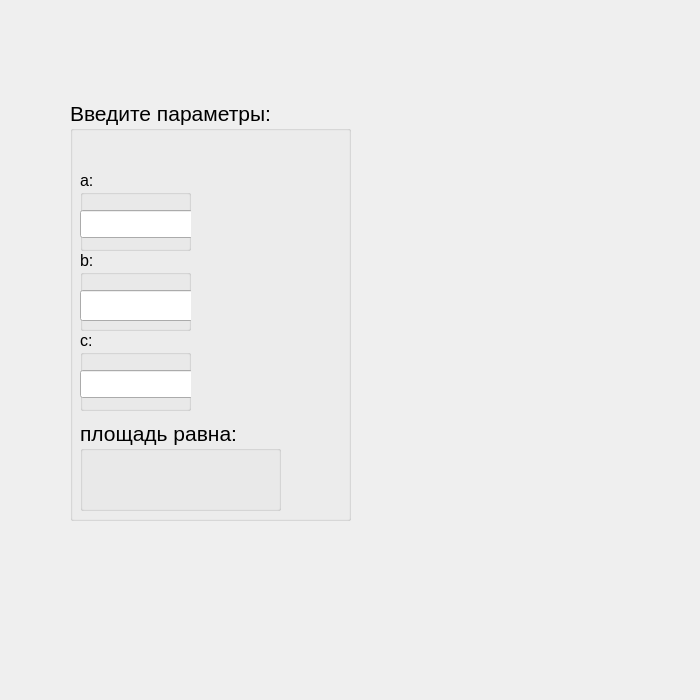
<?xml version="1.0" encoding="UTF-8"?>
<ui version="4.0">
 <class>Gerona</class>
 <widget class="QWidget" name="Gerona">
  <property name="geometry">
   <rect>
    <x>0</x>
    <y>0</y>
    <width>700</width>
    <height>700</height>
   </rect>
  </property>
  <property name="windowTitle">
   <string>Form</string>
  </property>
  <widget class="QGroupBox" name="groupBox">
   <property name="geometry">
    <rect>
     <x>70</x>
     <y>100</y>
     <width>281</width>
     <height>421</height>
    </rect>
   </property>
   <property name="font">
    <font>
     <pointsize>16</pointsize>
    </font>
   </property>
   <property name="title">
    <string>Введите параметры:</string>
   </property>
   <widget class="QGroupBox" name="groupBox_2">
    <property name="geometry">
     <rect>
      <x>10</x>
      <y>70</y>
      <width>111</width>
      <height>81</height>
     </rect>
    </property>
    <property name="font">
     <font>
      <pointsize>12</pointsize>
     </font>
    </property>
    <property name="title">
     <string>а:</string>
    </property>
    <widget class="QLineEdit" name="lineEdit">
     <property name="geometry">
      <rect>
       <x>0</x>
       <y>40</y>
       <width>113</width>
       <height>28</height>
      </rect>
     </property>
     <property name="text">
      <string/>
     </property>
    </widget>
   </widget>
   <widget class="QGroupBox" name="groupBox_3">
    <property name="geometry">
     <rect>
      <x>10</x>
      <y>150</y>
      <width>111</width>
      <height>81</height>
     </rect>
    </property>
    <property name="font">
     <font>
      <pointsize>12</pointsize>
     </font>
    </property>
    <property name="title">
     <string>b:</string>
    </property>
    <widget class="QLineEdit" name="lineEdit_2">
     <property name="geometry">
      <rect>
       <x>0</x>
       <y>40</y>
       <width>113</width>
       <height>31</height>
      </rect>
     </property>
    </widget>
   </widget>
   <widget class="QGroupBox" name="groupBox_4">
    <property name="geometry">
     <rect>
      <x>10</x>
      <y>230</y>
      <width>111</width>
      <height>81</height>
     </rect>
    </property>
    <property name="font">
     <font>
      <pointsize>12</pointsize>
     </font>
    </property>
    <property name="title">
     <string>c:</string>
    </property>
    <widget class="QLineEdit" name="lineEdit_3">
     <property name="geometry">
      <rect>
       <x>0</x>
       <y>40</y>
       <width>113</width>
       <height>28</height>
      </rect>
     </property>
    </widget>
   </widget>
   <widget class="QGroupBox" name="groupBox_5">
    <property name="geometry">
     <rect>
      <x>10</x>
      <y>320</y>
      <width>201</width>
      <height>91</height>
     </rect>
    </property>
    <property name="title">
     <string>площадь равна:</string>
    </property>
    <widget class="QLabel" name="label">
     <property name="geometry">
      <rect>
       <x>0</x>
       <y>50</y>
       <width>201</width>
       <height>31</height>
      </rect>
     </property>
     <property name="text">
      <string/>
     </property>
    </widget>
   </widget>
  </widget>
 </widget>
 <resources/>
 <connections/>
</ui>
